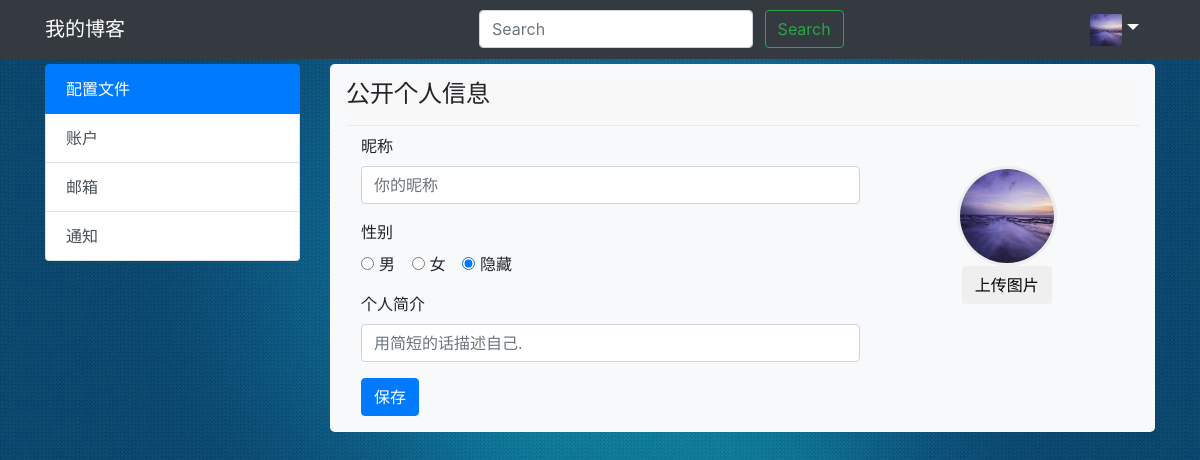
The page /users/setting/profile/ (signed in) on the database as committed earlier.
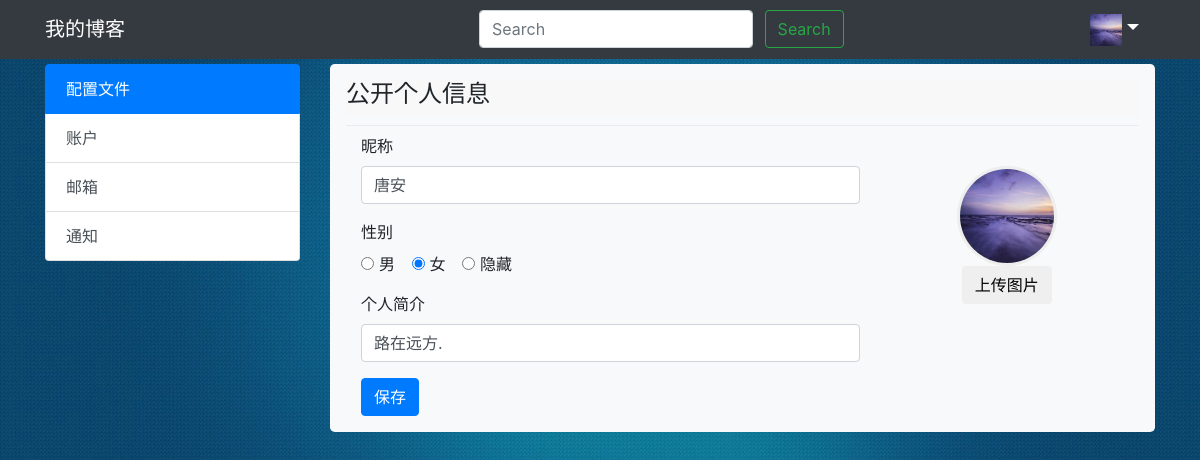
The same page on the database as committed later.
### users/models.py (models this page shows)
class MyUser(AbstractUser):
    head_portrait = models.CharField(max_length=100)
    nick_name = models.CharField(max_length=20, default='')
    sex = models.IntegerField(default=2)
    bio = models.CharField(max_length=100, default='')

### users/views.py (the view, shortened to what this page needs)
# urls.py: path('users/setting/profile/', views.head_pic_setting, name='head_pic'),
def head_pic_setting(request):
    if request.method != 'POST':
        fname = ''
    context = {'pic': fname}
    return render(request, 'users/setting.html', context)

### users/templates/users/setting.html (shortened to what this page needs)
{% extends 'blog/base.html' %}
{% load static %}
{% load i18n %}
{% block extracss %}
<link rel="stylesheet" type="text/css" href="{% static 'css/article.css' %}">
{% endblock extracss %}
{% block content %}
<div class="container">
<div class="row">
    <div class="col-3">
    <div class="list-group" id="list-tab" role="tablist">
        <a class="list-group-item list-group-item-action active" id="list-home-list" data-toggle="list" href="#list-home" role="tab" aria-controls="home">{% trans 'Profile' %}</a>
        <a class="list-group-item list-group-item-action" id="list-profile-list" data-toggle="list" href="#list-profile" role="tab" aria-controls="profile">{% trans 'Account' %}</a>
        <a class="list-group-item list-group-item-action" id="list-messages-list" data-toggle="list" href="#list-messages" role="tab" aria-controls="messages">{% trans 'Emails' %}</a>
        <a class="list-group-item list-group-item-action" id="list-settings-list" data-toggle="list" href="#list-settings" role="tab" aria-controls="settings">{% trans 'Notifacations' %}</a>
    </div>
    </div>
    <div class="col-9">
    <div class="tab-content" id="nav-tabContent">
        <div class="tab-pane fade show active" id="list-home" role="tabpanel" aria-labelledby="list-home-list">
            <div class="jumbotron padding-samll no-margin bg-light">
                <div class="row no-margin setting-head"><h4>{% trans 'Public profile' %}</h4></div>
                <div class="dropdown-divider"></div>
                <div class="row no-margin">
                    <div class="col-md-8">
                        <form>
                            <div class="form-group">
                            <label for="nickname">{% trans 'Nick Name' %}</label>
                            <input type="text" class="form-control" id="nickname" placeholder="{% trans 'Your Nick Name' %}" value="{{ user.nick_name }}">
                            </div>
                            <div class="form-group">
                                <label for="sex">{% trans 'Sex' %}</label><br>
                                <div class="form-check-inline" id='sex'>
                                <input class="form-check-input" type="radio" name="sex" id="sex_male" value="0" {% if user.sex == 0 %} checked {% endif %}>
                                <label class="form-check-label" for="sex_male">
                                    {% trans 'Male' %}
                                </label>
                                </div>
                                <div class="form-check-inline">
                                <input class="form-check-input" type="radio" name="sex" id="sex_women" value="1" {% if user.sex == 1 %} checked {% endif %}>
                                <label class="form-check-label" for="sex_women">
                                    {% trans 'Women' %}
                                </label>
                                </div>
                                <div class="form-check-inline">
                                <input class="form-check-input" type="radio" name="sex" id="sex_hide" value="2" {% if user.sex == 2 %} checked {% endif %}>
                                <label class="form-check-label" for="sex_hide">
                                    {% trans 'Hide' %}
                                </label>
                                </div>
                            </div>
                            <div class="form-group">
                            <label for="bio">{% trans 'Bio' %}</label>
                            <input type="text" class="form-control" id="bio" placeholder="{% trans 'Tell us a little bit about yourself.' %}" value="{{ user.bio }}">
                            </div>
                        </form>
                        <button class="btn btn-primary" id="upload_btn" onclick="save_head_pic()">{% trans 'Save' %}</button>
                    </div>
                    <div class="col-md-4 text-center no-padding">
                        <form id="upload_head_pic"  action="{% url 'users:upload_head_pic' %}" method="post" enctype="multipart/form-data">
                            <span class="head-pic-span margin-center margin-top" onclick="upload()">
                                <img class="head-pic-priview" id="head_pic_priview" src="{% if user.head_portrait %} {{ user.head_portrait }} {% else %} {{ pic }} {% endif %}">
                            </span>
                            <span>
                                <button class="btn margin-center" onclick="upload()">{% trans 'Upload new picture' %}</button>
                            </span>
                        </form>
                    </div>
                </div>
            </div>
        </div>
    </div>
    </div>
</div>
</div>
{% endblock content %}

### blog/templates/blog/base.html (shortened to what this page needs)
{% load i18n %}
{% load static %}
<!doctype html>
<html lang="en">
    <head>
        <link rel="stylesheet" href="{% static 'bootstrap4/css/bootstrap.min.css' %}">
        <link rel="stylesheet" href="{% static 'css/index.css' %}">
        {% block extracss %}{% endblock extracss %}
    </head>
    <body>
        <header>
            <nav class="navbar navbar-expand-sm navbar-dark bg-dark fixed-top">
            <div class="container">
                <div>
                    <a class="navbar-brand" href="{% url 'blog:index' %}">{% trans 'Myblog' %}</a>
                </div>
                <div id="navbar" class="collapse navbar-collapse justify-content-between">
                    <ul class="navbar-nav offset-md-4">
                        <li class="nav-item">
                            <form class="form-inline">
                            <small>
                            <input class="form-control mr-sm-2" type="search" placeholder="{% trans 'Search' %}" aria-label=Search">
                            <button class="btn btn-outline-success my-2 my-sm-0" type="submit">{% trans 'Search' %}</button>
                            </small>
                            </form>
                        </li>
                    </ul>
                    <ul class="navbar-nav">
                        {% if user.is_authenticated %}
                        <li class="nav-item dropdown">
                            {% if user.head_portrait %}
                            <a class="navbar-brand dropdown-toggle" href="#" id="setting" role="button" data-toggle="dropdown" aria-haspopup="true" aria-expanded="false"><img class="nav-head-image" src="{{ user.head_portrait }}"></a>
                            {% else %}
                            <a class="nav-link dropdown-toggle" href="#" id="setting" role="button" data-toggle="dropdown" aria-haspopup="true" aria-expanded="false">{{ user.username }}</a>
                            {% endif %}
                        </li>
                        {% endif %}
                    </ul>
                </div>
            </div>
        </nav>
        </header>
        <main role="main">
                    {% block content %}{% endblock content %}
        </main>
    </body>
</html>

### blog/static/css/index.css (style rules this page uses)
html,body { min-height: 100%; width: 100% height: 100%; margin: 0; padding: 0; }
body { background: url("../img/bg-1.jpg") no-repeat; background-size: 100% 100%; margin-bottom: 35px; background-attachment: scroll; overflow-x: hidden; }
main { margin-top: 4rem; }
.no-margin { margin: 0; }
.no-padding { padding: 0; }
.nav-head-image { height: 2rem; width: 2rem; }

### blog/static/css/article.css (style rules this page uses)
.head-pic-span { display: block; width: 100px; height: 100px; overflow: hidden; border-radius: 50%; border: 3px solid #eee; }
.head-pic-priview { width: 100%; height: 100%; }
.setting-head { background-color: #f8f8f8; }
.margin-center { margin:0 auto; }
.margin-top { margin-top: 2rem; }
.padding-samll { padding: 1rem; }

Rows that differ between the two databases and show on the page:
changed MyUser: nick_name (not shown) → "唐安"; sex "☐ 女" → "☑ 女"; sex "☑ 隐藏" → "☐ 隐藏"; bio (not shown) → "路在远方."
